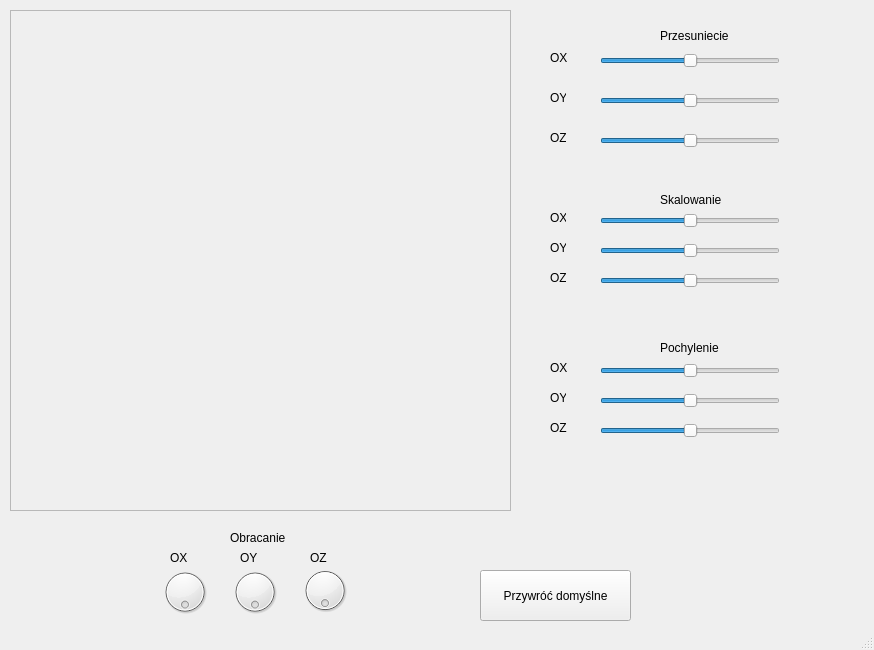
<?xml version="1.0" encoding="UTF-8"?>
<ui version="4.0">
 <class>MyWindow</class>
 <widget class="QMainWindow" name="MyWindow">
  <property name="geometry">
   <rect>
    <x>0</x>
    <y>0</y>
    <width>874</width>
    <height>650</height>
   </rect>
  </property>
  <property name="windowTitle">
   <string>MyWindow</string>
  </property>
  <widget class="QWidget" name="centralWidget">
   <widget class="QFrame" name="rysujFrame">
    <property name="geometry">
     <rect>
      <x>10</x>
      <y>10</y>
      <width>501</width>
      <height>501</height>
     </rect>
    </property>
    <property name="frameShape">
     <enum>QFrame::StyledPanel</enum>
    </property>
    <property name="frameShadow">
     <enum>QFrame::Raised</enum>
    </property>
   </widget>
   <widget class="QLabel" name="label">
    <property name="geometry">
     <rect>
      <x>660</x>
      <y>20</y>
      <width>71</width>
      <height>31</height>
     </rect>
    </property>
    <property name="text">
     <string>Przesuniecie</string>
    </property>
   </widget>
   <widget class="QSlider" name="horizontalSlider">
    <property name="geometry">
     <rect>
      <x>600</x>
      <y>50</y>
      <width>180</width>
      <height>22</height>
     </rect>
    </property>
    <property name="maximum">
     <number>500</number>
    </property>
    <property name="value">
     <number>250</number>
    </property>
    <property name="orientation">
     <enum>Qt::Horizontal</enum>
    </property>
   </widget>
   <widget class="QSlider" name="horizontalSlider_2">
    <property name="geometry">
     <rect>
      <x>600</x>
      <y>90</y>
      <width>180</width>
      <height>22</height>
     </rect>
    </property>
    <property name="maximum">
     <number>500</number>
    </property>
    <property name="value">
     <number>250</number>
    </property>
    <property name="orientation">
     <enum>Qt::Horizontal</enum>
    </property>
   </widget>
   <widget class="QSlider" name="horizontalSlider_3">
    <property name="geometry">
     <rect>
      <x>600</x>
      <y>130</y>
      <width>180</width>
      <height>22</height>
     </rect>
    </property>
    <property name="maximum">
     <number>500</number>
    </property>
    <property name="value">
     <number>250</number>
    </property>
    <property name="orientation">
     <enum>Qt::Horizontal</enum>
    </property>
   </widget>
   <widget class="QLabel" name="label_2">
    <property name="geometry">
     <rect>
      <x>550</x>
      <y>90</y>
      <width>16</width>
      <height>16</height>
     </rect>
    </property>
    <property name="text">
     <string>OY</string>
    </property>
   </widget>
   <widget class="QLabel" name="label_3">
    <property name="geometry">
     <rect>
      <x>550</x>
      <y>50</y>
      <width>21</width>
      <height>16</height>
     </rect>
    </property>
    <property name="text">
     <string>OX</string>
    </property>
   </widget>
   <widget class="QLabel" name="label_4">
    <property name="geometry">
     <rect>
      <x>550</x>
      <y>130</y>
      <width>16</width>
      <height>16</height>
     </rect>
    </property>
    <property name="text">
     <string>OZ</string>
    </property>
   </widget>
   <widget class="QLabel" name="label_5">
    <property name="geometry">
     <rect>
      <x>660</x>
      <y>190</y>
      <width>71</width>
      <height>20</height>
     </rect>
    </property>
    <property name="text">
     <string>Skalowanie</string>
    </property>
   </widget>
   <widget class="QLabel" name="label_6">
    <property name="geometry">
     <rect>
      <x>550</x>
      <y>210</y>
      <width>16</width>
      <height>16</height>
     </rect>
    </property>
    <property name="text">
     <string>OX</string>
    </property>
   </widget>
   <widget class="QLabel" name="label_7">
    <property name="geometry">
     <rect>
      <x>550</x>
      <y>240</y>
      <width>16</width>
      <height>16</height>
     </rect>
    </property>
    <property name="text">
     <string>OY</string>
    </property>
   </widget>
   <widget class="QLabel" name="label_8">
    <property name="geometry">
     <rect>
      <x>550</x>
      <y>270</y>
      <width>16</width>
      <height>16</height>
     </rect>
    </property>
    <property name="text">
     <string>OZ</string>
    </property>
   </widget>
   <widget class="QSlider" name="horizontalSlider_4">
    <property name="geometry">
     <rect>
      <x>600</x>
      <y>210</y>
      <width>180</width>
      <height>22</height>
     </rect>
    </property>
    <property name="maximum">
     <number>500</number>
    </property>
    <property name="value">
     <number>250</number>
    </property>
    <property name="orientation">
     <enum>Qt::Horizontal</enum>
    </property>
   </widget>
   <widget class="QSlider" name="horizontalSlider_5">
    <property name="geometry">
     <rect>
      <x>600</x>
      <y>240</y>
      <width>180</width>
      <height>22</height>
     </rect>
    </property>
    <property name="maximum">
     <number>500</number>
    </property>
    <property name="value">
     <number>250</number>
    </property>
    <property name="orientation">
     <enum>Qt::Horizontal</enum>
    </property>
   </widget>
   <widget class="QSlider" name="horizontalSlider_6">
    <property name="geometry">
     <rect>
      <x>600</x>
      <y>270</y>
      <width>180</width>
      <height>22</height>
     </rect>
    </property>
    <property name="maximum">
     <number>500</number>
    </property>
    <property name="value">
     <number>250</number>
    </property>
    <property name="orientation">
     <enum>Qt::Horizontal</enum>
    </property>
   </widget>
   <widget class="QLabel" name="label_9">
    <property name="geometry">
     <rect>
      <x>230</x>
      <y>530</y>
      <width>61</width>
      <height>16</height>
     </rect>
    </property>
    <property name="text">
     <string>Obracanie</string>
    </property>
   </widget>
   <widget class="QLabel" name="label_10">
    <property name="geometry">
     <rect>
      <x>170</x>
      <y>550</y>
      <width>21</width>
      <height>16</height>
     </rect>
    </property>
    <property name="text">
     <string>OX</string>
    </property>
   </widget>
   <widget class="QLabel" name="label_11">
    <property name="geometry">
     <rect>
      <x>240</x>
      <y>550</y>
      <width>21</width>
      <height>16</height>
     </rect>
    </property>
    <property name="text">
     <string>OY</string>
    </property>
   </widget>
   <widget class="QLabel" name="label_12">
    <property name="geometry">
     <rect>
      <x>310</x>
      <y>550</y>
      <width>21</width>
      <height>16</height>
     </rect>
    </property>
    <property name="text">
     <string>OZ</string>
    </property>
   </widget>
   <widget class="QDial" name="dial">
    <property name="geometry">
     <rect>
      <x>160</x>
      <y>560</y>
      <width>50</width>
      <height>64</height>
     </rect>
    </property>
    <property name="maximum">
     <number>360</number>
    </property>
    <property name="singleStep">
     <number>1</number>
    </property>
    <property name="tracking">
     <bool>true</bool>
    </property>
    <property name="wrapping">
     <bool>true</bool>
    </property>
   </widget>
   <widget class="QDial" name="dial_2">
    <property name="geometry">
     <rect>
      <x>230</x>
      <y>560</y>
      <width>50</width>
      <height>64</height>
     </rect>
    </property>
    <property name="maximum">
     <number>360</number>
    </property>
    <property name="wrapping">
     <bool>true</bool>
    </property>
   </widget>
   <widget class="QDial" name="dial_3">
    <property name="geometry">
     <rect>
      <x>300</x>
      <y>560</y>
      <width>50</width>
      <height>61</height>
     </rect>
    </property>
    <property name="maximum">
     <number>360</number>
    </property>
    <property name="wrapping">
     <bool>true</bool>
    </property>
   </widget>
   <widget class="QLabel" name="label_13">
    <property name="geometry">
     <rect>
      <x>660</x>
      <y>340</y>
      <width>71</width>
      <height>16</height>
     </rect>
    </property>
    <property name="text">
     <string>Pochylenie</string>
    </property>
   </widget>
   <widget class="QSlider" name="horizontalSlider_7">
    <property name="geometry">
     <rect>
      <x>600</x>
      <y>360</y>
      <width>180</width>
      <height>22</height>
     </rect>
    </property>
    <property name="maximum">
     <number>500</number>
    </property>
    <property name="value">
     <number>250</number>
    </property>
    <property name="orientation">
     <enum>Qt::Horizontal</enum>
    </property>
   </widget>
   <widget class="QSlider" name="horizontalSlider_8">
    <property name="geometry">
     <rect>
      <x>600</x>
      <y>390</y>
      <width>180</width>
      <height>22</height>
     </rect>
    </property>
    <property name="maximum">
     <number>500</number>
    </property>
    <property name="value">
     <number>250</number>
    </property>
    <property name="orientation">
     <enum>Qt::Horizontal</enum>
    </property>
   </widget>
   <widget class="QSlider" name="horizontalSlider_9">
    <property name="geometry">
     <rect>
      <x>600</x>
      <y>420</y>
      <width>180</width>
      <height>22</height>
     </rect>
    </property>
    <property name="maximum">
     <number>500</number>
    </property>
    <property name="value">
     <number>250</number>
    </property>
    <property name="orientation">
     <enum>Qt::Horizontal</enum>
    </property>
   </widget>
   <widget class="QLabel" name="label_14">
    <property name="geometry">
     <rect>
      <x>550</x>
      <y>360</y>
      <width>21</width>
      <height>16</height>
     </rect>
    </property>
    <property name="text">
     <string>OX</string>
    </property>
   </widget>
   <widget class="QLabel" name="label_15">
    <property name="geometry">
     <rect>
      <x>550</x>
      <y>390</y>
      <width>16</width>
      <height>16</height>
     </rect>
    </property>
    <property name="text">
     <string>OY</string>
    </property>
   </widget>
   <widget class="QLabel" name="label_16">
    <property name="geometry">
     <rect>
      <x>550</x>
      <y>420</y>
      <width>21</width>
      <height>16</height>
     </rect>
    </property>
    <property name="text">
     <string>OZ</string>
    </property>
   </widget>
   <widget class="QPushButton" name="pushButton">
    <property name="geometry">
     <rect>
      <x>480</x>
      <y>570</y>
      <width>151</width>
      <height>51</height>
     </rect>
    </property>
    <property name="text">
     <string>Przywróć domyślne</string>
    </property>
   </widget>
  </widget>
  <widget class="QStatusBar" name="statusBar"/>
  <action name="actionPierwszy">
   <property name="text">
    <string>Pierwszy</string>
   </property>
  </action>
  <action name="actionDrugi">
   <property name="text">
    <string>Drugi</string>
   </property>
  </action>
 </widget>
 <layoutdefault spacing="6" margin="11"/>
 <resources/>
 <connections/>
</ui>
